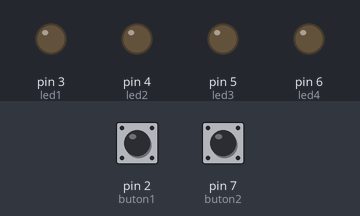
This sketch was run on a simulated Arduino Uno, built with avr-gcc and run on an emulated ATmega328P. On the bench: output pins drawn as LEDs (lit = HIGH). Dashed ring = blinking. Inputs (shaded band) come from the test bench; at power-on: pin 2 (buton1) LOW, pin 7 (buton2) LOW.

Above: at 1.2 s.
1.3 s: pin 2 (buton1) pulled HIGH for 0.15 s
At 1.7 s:
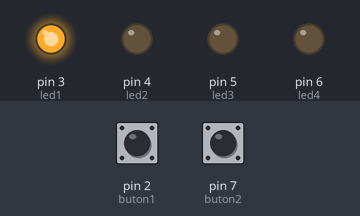
4.4 s: pin 7 (buton2) pulled HIGH for 3.2 s
At 4.8 s:
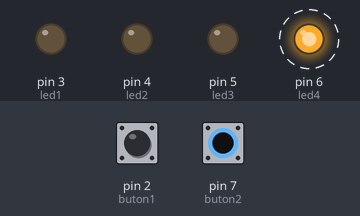
9.1 s: pin 7 (buton2) pulled HIGH for 0.15 s
At 10.0 s:
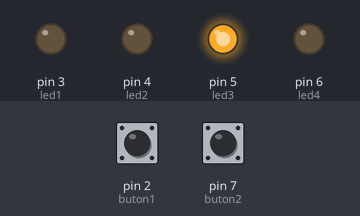
12.2 s: pin 7 (buton2) pulled HIGH for 1 s
At 13.6 s:
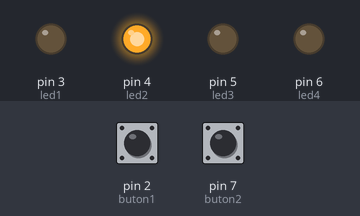
Timing chart, 0 to 15.7 s (numbered marks = the images above; inputs shaded):
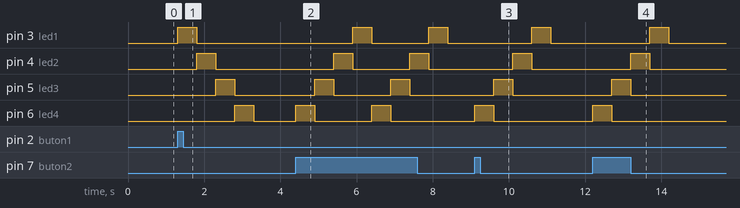

The sketch:

buton_ile_led_yakma_tersten.ino
```cpp
int buton1=2;
int led1=3;
int led2=4;
int led3=5;
int led4=6;
int buton2=7;

void setup() {

 pinMode(buton1,INPUT);
 pinMode(led1,OUTPUT);
 pinMode(led2,OUTPUT);
 pinMode(led3,OUTPUT);
 pinMode(led4,OUTPUT);
  pinMode(buton2,INPUT);


}

void loop() {

 if(digitalRead(buton1) == HIGH)
 {

   digitalWrite(led1,HIGH);
    delay(500);
    digitalWrite(led1,LOW);
    digitalWrite(led2,HIGH);
    delay(500);
    digitalWrite(led2,LOW);
    digitalWrite(led3,HIGH);
    delay(500);
    digitalWrite(led3,LOW);
    digitalWrite(led4,HIGH);
    delay(500);
    digitalWrite(led4,LOW);
    }

else if(digitalRead(buton2)== HIGH)
{

    digitalWrite(led4,HIGH);
    delay(500);
    digitalWrite(led4,LOW);
    digitalWrite(led3,HIGH);
    delay(500);
    digitalWrite(led3,LOW);
    digitalWrite(led2,HIGH);
    delay(500);
    digitalWrite(led2,LOW);
    digitalWrite(led1,HIGH);
    delay(500);
    digitalWrite(led1,LOW);
    }

}
```

Measured:
- after the input at 1.3 s, pin 3 (led1): LOW → HIGH at once, → LOW 0.50 s later; pin 4 (led2): LOW → HIGH after 0.50 s, → LOW 0.50 s later; pin 5 (led3): LOW → HIGH after 1.0 s, → LOW 0.50 s later; pin 6 (led4): LOW → HIGH after 1.5 s, → LOW 0.50 s later
- after the input at 4.4 s, pin 3 (led1): alternates HIGH for 0.50 s and LOW for 1.5 s, starting after 1.5 s; pin 4 (led2): alternates HIGH for 0.50 s and LOW for 1.5 s, starting after 1.0 s; pin 5 (led3): alternates HIGH for 0.50 s and LOW for 1.5 s, starting after 0.50 s; pin 6 (led4): alternates HIGH for 0.50 s and LOW for 1.5 s, starting at once
- after the input at 9.1 s, pin 3 (led1): LOW → HIGH after 1.5 s, → LOW 0.50 s later; pin 4 (led2): LOW → HIGH after 1.0 s, → LOW 0.50 s later; pin 5 (led3): LOW → HIGH after 0.50 s, → LOW 0.50 s later; pin 6 (led4): LOW → HIGH at once, → LOW 0.50 s later
- after the input at 12.2 s, pin 3 (led1): LOW → HIGH after 1.5 s, → LOW 0.50 s later; pin 4 (led2): LOW → HIGH after 1.0 s, → LOW 0.50 s later; pin 5 (led3): LOW → HIGH after 0.50 s, → LOW 0.50 s later; pin 6 (led4): LOW → HIGH at once, → LOW 0.50 s later
